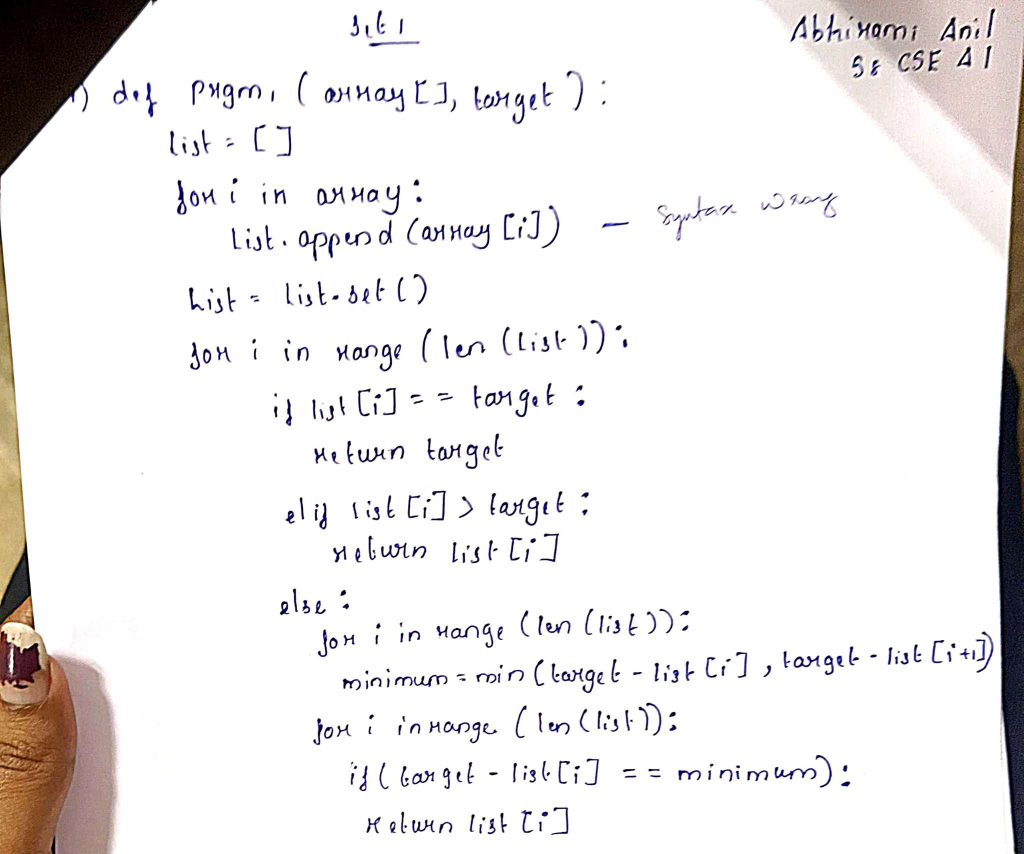
#> input picture packages/generated/real/real-Closest10/answer_sheet.jpeg, 2047 x 1708 px (shown at 1/2 size); its folder holds only this picture in this run
$ python -i preprocess.py   (imports and definitions only)
#> lines starting #> are read from the running program, lines starting #| are printed output that depends on the picture; after the words box and inside, x2 and y2 are one past the last pixel; in counts of white or black regions, pixels touching at a corner belong together
#> further down, picture is the input picture: shape (1708, 2047, 3); mean B, G, R 235.7, 235.7, 238
"""Straightening a photographed page before anything reads it.

A phone photo of an answer sheet is the likeliest input this product gets, and it
arrives rotated a few degrees, keystoned from an off-axis camera, and lit unevenly
by whoever was standing over it. Recognition degrades on all three.

**Where this runs is the load-bearing decision.** Correcting the image changes
where everything on it is, so a correction applied after transcription would
invalidate every box already computed, and a correction applied only for
recognition would produce coordinates in a space the displayed page does not
share — highlights drawn confidently in the wrong place, which is precisely the
class of bug this codebase is organised to prevent. So correction happens at
render time, and the corrected bitmap is the one that is stored, shown, *and*
read. One image, one coordinate space, no mapping back.

**Every step can decline.** A wrong perspective warp does not degrade a page, it
destroys it, and a deskew that mistakes a table rule for a text baseline can tilt
a straight page. Each correction below measures its own evidence and returns the
image untouched when that evidence is weak. The asymmetry is deliberate and
matches the rest of the pipeline: the cost of leaving a page slightly crooked is
a few percent of recognition accuracy, and the cost of a bad warp is the whole
page.
"""

from __future__ import annotations

from dataclasses import dataclass

import cv2
import numpy as np

#: Widest rotation worth searching for, in degrees. A page held by hand is within
#: a few degrees; a larger apparent angle usually means the estimator has locked
#: onto something that is not text, so refusing to act on it is the safer error.
MAX_SKEW_DEGREES = 8.0

#: Angular resolution of the skew search.
SKEW_STEP_DEGREES = 0.25

#: Below this, rotating costs more in resampling blur than it recovers.
MIN_SKEW_DEGREES = 0.4

#: A page quadrilateral must cover at least this share of the frame. Anything
#: smaller is a photograph of something else, or of one corner of the page.
MIN_PAGE_AREA_SHARE = 0.40

#: And at most this much, since a page filling the frame edge-to-edge has no
#: visible border to find corners against — the detector would be fitting the
#: frame, not the paper.
MAX_PAGE_AREA_SHARE = 0.97

#: How far a detected quadrilateral may depart from a right-angled shape before
#: it is rejected, as the cosine of its sharpest corner. A real page photographed
#: off-axis stays roughly rectangular; a contour traced around a shadow does not.
MAX_CORNER_COSINE = 0.35

#: Kernel for estimating background illumination. Must be far larger than any
#: glyph, or the estimate absorbs the text it is meant to isolate.
_BACKGROUND_KERNEL = 61

#: Percentiles the contrast stretch maps to black and white. Not the extremes,
#: because a single non-ink dark pixel — a finger, a punch hole, the desk — would
#: otherwise set the black point and the stretch would barely reach the writing.
_STRETCH_LOW_PERCENTILE = 1.0
_STRETCH_HIGH_PERCENTILE = 99.5

#: Darkest background estimate the flattening will divide by. Below this the
#: division is amplifying noise rather than removing a shadow.
_MIN_BACKGROUND = 40


@dataclass(frozen=True)
class Corrected:
    """A corrected image, and an honest account of what was done to it."""

    image: np.ndarray
    dewarped: bool
    skew_degrees: float
    shadow_flattened: bool

    @property
    def changed(self) -> bool:
        return self.dewarped or self.skew_degrees != 0.0 or self.shadow_flattened

    # [14 lines left out: function describe, not called in this run]


def correct(image: np.ndarray, *, is_photograph: bool = True) -> Corrected:
    """Straighten and even out a page image.

    ``is_photograph`` is False for a page rasterized from a PDF, which is already
    square, evenly lit and axis-aligned. Running a corner detector over one would
    be looking for a distortion that cannot be there, and any quadrilateral it
    found would be a false positive.

    Order is perspective, then rotation, then lighting. Rotation is measured
    against text baselines, and baselines are only straight once the camera angle
    is out; lighting is corrected last because both earlier steps resample the
    image and would smear a flattened background.
    """
    if image.size == 0:
        return Corrected(image=image, dewarped=False, skew_degrees=0.0, shadow_flattened=False)

    working = image
    dewarped = False

    if is_photograph:
        quad = _page_quadrilateral(working)
        if quad is not None:
            working = _warp_to_quad(working, quad)
            dewarped = True

    angle = _skew_angle(working)
    if abs(angle) >= MIN_SKEW_DEGREES:
        working = _rotate(working, angle)
    else:
        angle = 0.0

    flattened = False
    if is_photograph:
        working = _flatten_illumination(working)
        flattened = True

    return Corrected(
        image=working,
        dewarped=dewarped,
        skew_degrees=round(angle, 2),
        shadow_flattened=flattened,
    )


def _grayscale(image: np.ndarray) -> np.ndarray:
    if image.ndim == 2:
        return image
    return cv2.cvtColor(image, cv2.COLOR_BGR2GRAY)


def _page_quadrilateral(image: np.ndarray) -> np.ndarray | None:
    """The paper's four corners, or None if they are not convincingly there.

    Deliberately hard to satisfy. Four conditions must hold together — four
    vertices, convex, a plausible share of the frame, and corners near square —
    because the failure this guards against is not a missed correction but a
    confident warp of the wrong region, which leaves the page unreadable and the
    geometry meaningless.
    """
    gray = _grayscale(image)
    height, width = gray.shape[:2]
#> height = 1708; width = 2047
    frame_area = float(height * width)
#> frame_area = 3496276

    # Blur before edge detection so paper texture and handwriting do not each
    # contribute their own contours.
    blurred = cv2.GaussianBlur(gray, (7, 7), 0)
    edges = cv2.Canny(blurred, 40, 120)
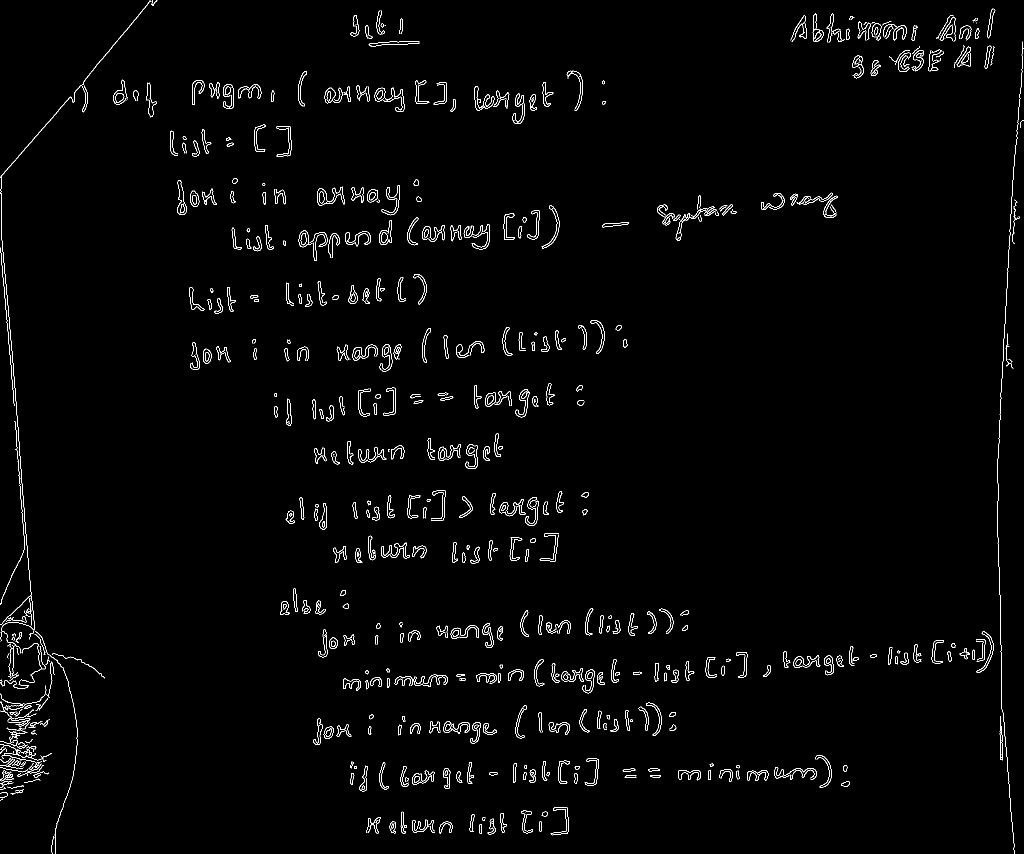
#> edges: shape (1708, 2047) (shown at 1/2 size); 1.5% white in thin lines or dots
    # Close small gaps along the paper's edge, which shadows and low contrast
    # against the desk tend to break.
    edges = cv2.morphologyEx(edges, cv2.MORPH_CLOSE, np.ones((5, 5), np.uint8))
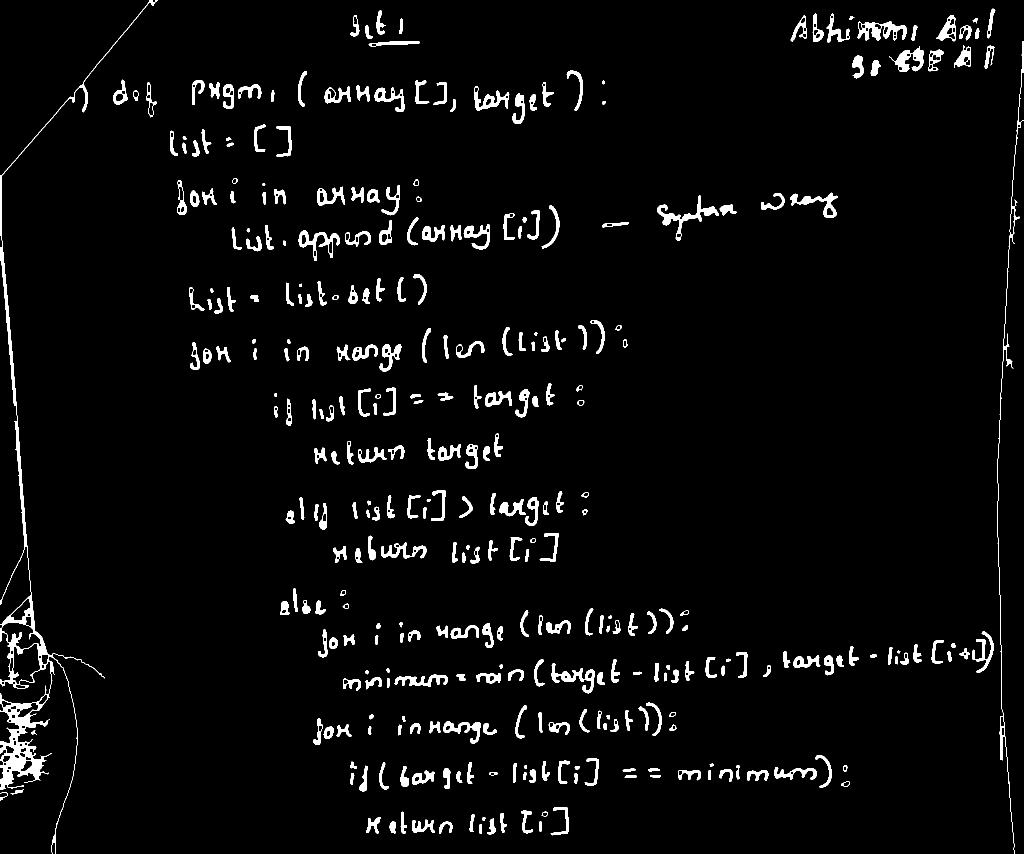
#> edges: shape (1708, 2047) (shown at 1/2 size); 3.6% white; 344 white regions

    contours, _ = cv2.findContours(edges, cv2.RETR_LIST, cv2.CHAIN_APPROX_SIMPLE)
#> contours = 572 contours, 2 with area under 20; largest, box (x1, y1, x2, y2) and area: (0, 0, 315, 1708) 22184, (25, 1287, 82, 1369) 3170, (3, 1244, 83, 1300) 2472, (1715, 42, 1813, 82) 1916, (1314, 391, 1438, 482) 1785
    best: np.ndarray | None = None
    best_area = 0.0

    for contour in contours:
        area = cv2.contourArea(contour)
        if area < frame_area * MIN_PAGE_AREA_SHARE or area > frame_area * MAX_PAGE_AREA_SHARE:
            continue

        perimeter = cv2.arcLength(contour, True)
        approx = cv2.approxPolyDP(contour, 0.02 * perimeter, True)
        if len(approx) != 4 or not cv2.isContourConvex(approx):
            continue
        if _sharpest_corner_cosine(approx.reshape(4, 2)) > MAX_CORNER_COSINE:
            continue
        if area > best_area:
            best, best_area = approx.reshape(4, 2).astype(np.float32), area
#> this loop made 572 passes
#> area on passes 1 to 3: 72, 83, 233
#> after the loop, best_area = 0

    return best


# [62 lines left out: functions _sharpest_corner_cosine, _order_corners, _warp_to_quad, not called in this run]


def _skew_angle(image: np.ndarray) -> float:
    """The page's rotation, from the angle at which its text rows line up best.

    Measured by projection-profile variance rather than by detecting lines. Text
    rows are not lines — they are ragged runs of glyphs with gaps — and a line
    detector on a school paper locks onto ruled margins and table borders, which
    are frequently not parallel to the writing. Row variance peaks when the rows
    are horizontal because that is when ink concentrates into few rows and the
    gaps between them empty out, and it needs no line to exist at all.
    """
    gray = _grayscale(image)

    # Work small: the angle of a page is a global property, and a downscaled copy
    # makes searching the whole range cheap.
    scale = 800.0 / max(gray.shape)
#> scale = 0.391
    if scale < 1.0:
        gray = cv2.resize(gray, None, fx=scale, fy=scale, interpolation=cv2.INTER_AREA)

    background = cv2.medianBlur(gray, 31)
    flattened = cv2.divide(gray, background, scale=255)
    _, ink = cv2.threshold(flattened, 200, 255, cv2.THRESH_BINARY_INV)
#> ink: shape (668, 800); 4.8% white in thin lines or dots

    if float(ink.mean()) < 0.5:
        # Effectively blank. There is no text to be crooked, and any angle the
        # search returned would be fitting noise.
        return 0.0

    best_angle, best_score = 0.0, -1.0
    steps = int(MAX_SKEW_DEGREES / SKEW_STEP_DEGREES)
    for step in range(-steps, steps + 1):
        angle = step * SKEW_STEP_DEGREES
        rotated = _rotate(ink, angle, border=0)
        rows = rotated.sum(axis=1, dtype=np.float64)
        score = float(np.var(np.diff(rows)))
        if score > best_score:
            best_angle, best_score = angle, score
#> this loop made 65 passes
#> (score, best_angle, best_score) on passes 1, 3, 10, 12, 13, 14, 16, 17, 20, 22, 23: (2156392.1, -8, 2156392.1), (2234540.8, -7.5, 2234540.8), (2369252.3, -5.75, 2369252.3), (2616443, -5.25, 2616443), (2748685.1, -5, 2748685.1), (2861065.1, -4.75, 2861065.1), (3029096.8, -4.25, 3029096.8), (3337817.3, -4, 3337817.3), (3439797.7, -3.25, 3439797.7), (3584265, -2.75, 3584265), (3998469.1, -2.5, 3998469.1)
#> score on passes 2, 4, 5, 6, 7, 8: 2100590.6, 2178057.6, 2215360.5, 2231585, 2130724.7, 2100273
#> pass 1, in _skew_angle, `rotated = _rotate(ink, angle, border=0)`:
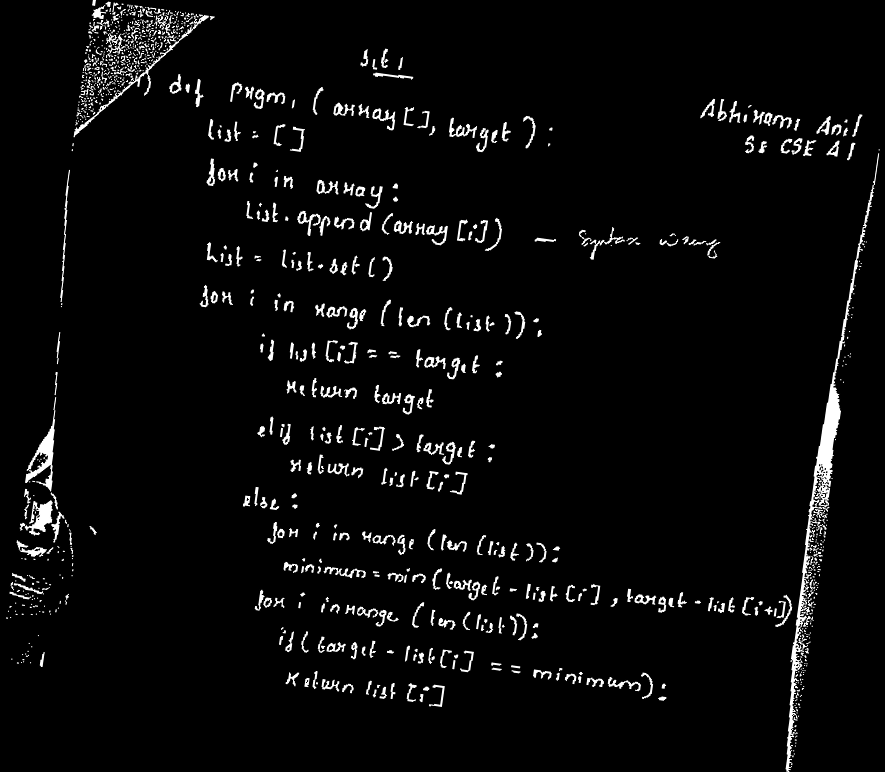
#> rotated: shape (772, 885); min 0, max 255, mean 9.7
#> pass 3, in _skew_angle, `rotated = _rotate(ink, angle, border=0)`:
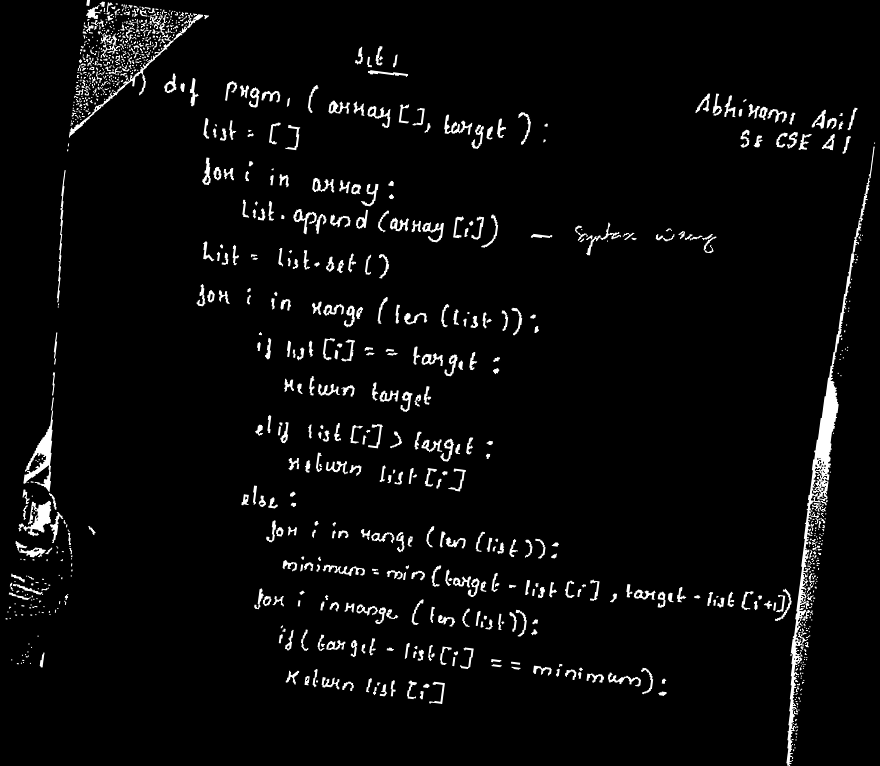
#> rotated: shape (766, 880); min 0, max 255, mean 9.8
#> after the loop, best_angle = -2.5; best_score = 3998469.1
#> in correct, `angle = _skew_angle(working)`: angle = -2.5

    return best_angle


def _rotate(image: np.ndarray, degrees: float, *, border: int = 255) -> np.ndarray:
    """Rotate about the centre, growing the canvas so no content is cropped."""
    height, width = image.shape[:2]
    centre = (width / 2.0, height / 2.0)
    matrix = cv2.getRotationMatrix2D(centre, degrees, 1.0)

    cos, sin = abs(matrix[0, 0]), abs(matrix[0, 1])
    grown_width = int(height * sin + width * cos)
    grown_height = int(height * cos + width * sin)
    matrix[0, 2] += grown_width / 2.0 - centre[0]
    matrix[1, 2] += grown_height / 2.0 - centre[1]

    return cv2.warpAffine(
        image,
        matrix,
        (grown_width, grown_height),
        flags=cv2.INTER_CUBIC,
        borderMode=cv2.BORDER_CONSTANT,
        borderValue=border if image.ndim == 2 else (border, border, border),
    )


def _flatten_illumination(image: np.ndarray) -> np.ndarray:
    """Remove the shadow gradient while keeping the strokes' grey levels.

    Divides by a heavily blurred copy, which estimates how bright the paper
    *would* be at each point and cancels it. Deliberately not a binarization:
    recognition uses stroke thickness and antialiasing, and throwing those away to
    get a cleaner-looking page costs accuracy. The ink mask binarizes separately
    for its own purposes.
    """
    gray = _grayscale(image)
    background = cv2.medianBlur(gray, _BACKGROUND_KERNEL)
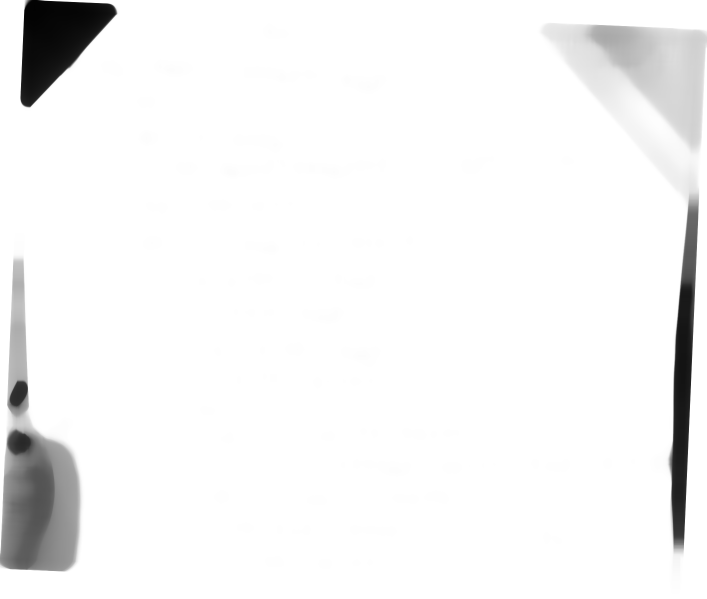
#> background: shape (1795, 2119) (shown at 1/3 size); min 2, max 255, mean 244

    # Floor the background before dividing by it. Where the estimate is nearly
    # black — the desk showing past the paper, a shadowed border, a finger in
    # frame — the division amplifies sensor noise into dense speckle, which is
    # both ugly on screen and a source of ink regions that look like writing and
    # are not. Flooring leaves those areas dark instead of turning them to
    # confetti, and has no effect anywhere the paper is actually visible.
    background = np.maximum(background, _MIN_BACKGROUND)
    flattened = cv2.divide(gray, background, scale=255)
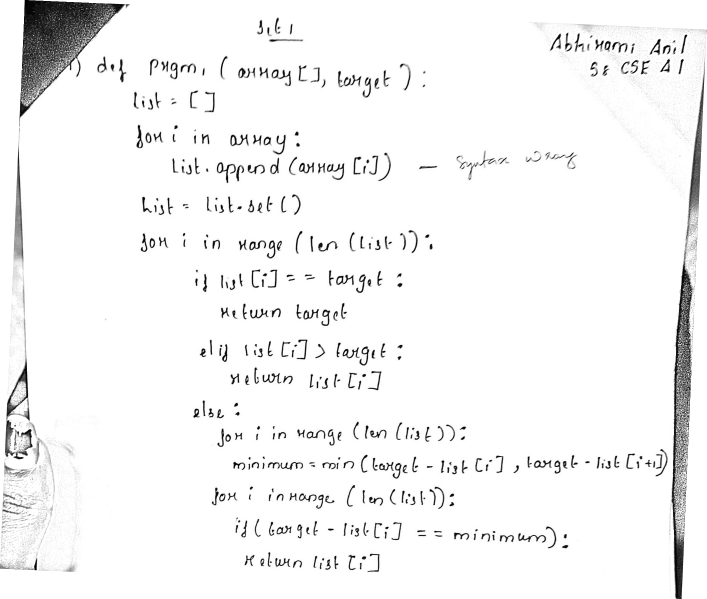
#> flattened: shape (1795, 2119) (shown at 1/3 size); min 0, max 255, mean 244.3

    # Restore the contrast the division costs, which leaves the page near-white
    # and the strokes lighter than they were.
    #
    # Stretched between percentiles rather than between the extremes. A min-max
    # stretch is set by its darkest single pixel, and these photographs reliably
    # contain one that is not ink: a finger at the edge of frame, a punch hole, the
    # desk showing past the paper. One such pixel pins the low end at zero and the
    # stretch then does almost nothing for the writing it was meant to help.
    low, high = np.percentile(flattened, (_STRETCH_LOW_PERCENTILE, _STRETCH_HIGH_PERCENTILE))
#> low = 18; high = 255
    if high - low < 1.0:
        return flattened
    scaled = (flattened.astype(np.float32) - low) * (255.0 / (high - low))
    return np.clip(scaled, 0, 255).astype(np.uint8)

>>> import cv2
>>> picture = cv2.imread('../../../../packages/generated/real/real-Closest10/answer_sheet.jpeg')
>>> result = correct(picture)
